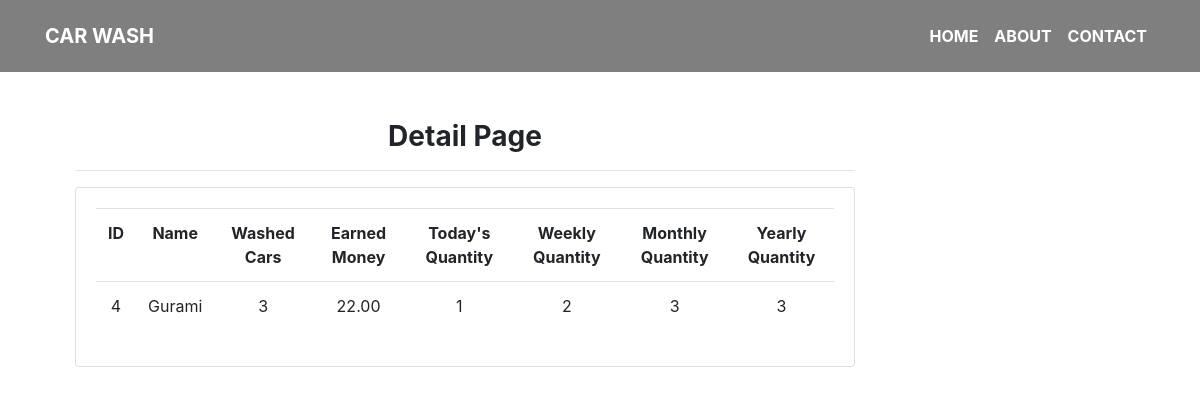
The app's page /washers/4/ with its own data.
### car_wash/models.py (models this page shows, shortened)
class CarWasher(models.Model):
    name = models.CharField(max_length=200)

### car_wash/views.py (the view)
# urls.py: path('washers/<int:pk>/', washer_detail, name='washer-detail'),
def washer_detail(request, pk: int):
    washer_by_id = CarWasher.objects.get(pk=pk)
    filter_by_washer_name = Order.objects.filter(washer__name=washer_by_id.name)
    earned_money = 0
    for i in filter_by_washer_name:
        earned_money += i.order_price
    orders = washer_by_id.orders.all()
    today = datetime.today()
    context = {
        'washer_by_id': washer_by_id,
        'earned_money': earned_money,
        'today': orders.filter(created_date__range=[date(1), today]).count(),
        'weekly': orders.filter(created_date__range=[date(7), today]).count(),
        'monthly': orders.filter(created_date__range=[date(30), today]).count(),
        'yearly': orders.filter(created_date__range=[date(365), today]).count()
    }
    return render(request, 'washer_details.html', context)

### car_wash/get_date.py (called while the page is built)
def date(days):
    return datetime.now() - timedelta(days=days)

### car_wash/templates/washer_details.html
{% extends 'base.html' %}
{% block body %}
    <br>
    <br>
    <br>
    <br>
    <br>
    <div class="container">
<div class="col-md-9">
		<h3><strong>Detail Page</strong></h3>
		<hr>
		<div class="card card-body">
            <table class="table">
				<tr>
                    <th>ID</th>
                    <th>Name</th>
                    <th>Washed Cars</th>
                    <th>Earned Money</th>
                    <th>Today's Quantity</th>
                    <th>Weekly Quantity</th>
                    <th>Monthly Quantity</th>
                    <th>Yearly Quantity</th>
				</tr>
                <tr>
                    <td>{{ washer_by_id.id }}</td>
					<td>{{ washer_by_id.name }}</td>
                    <td>{{ washer_by_id.orders.count }}</td>
                    <td>{{ earned_money}}</td>
                    <td>{{ today }}</td>
                    <td>{{ weekly }}</td>
                    <td>{{ monthly }}</td>
                    <td>{{ yearly }}</td>
                </tr>
			</table>
		</div>
	</div>
{% endblock body %}

### static/css/main.css (style rules this page uses)
div { text-align: center; }
body { background-image: url('/static/images/background.jpg'); background-repeat: no-repeat; background-size: 1500px 750px; }

### records on screen
CarWasher: id "4", name "Gurami", orders.count "3"

### other values on screen
{{ earned_money }} "22.00"
{{ today }} "1"
{{ weekly }} "2"
{{ monthly }} "3"
{{ yearly }} "3"
